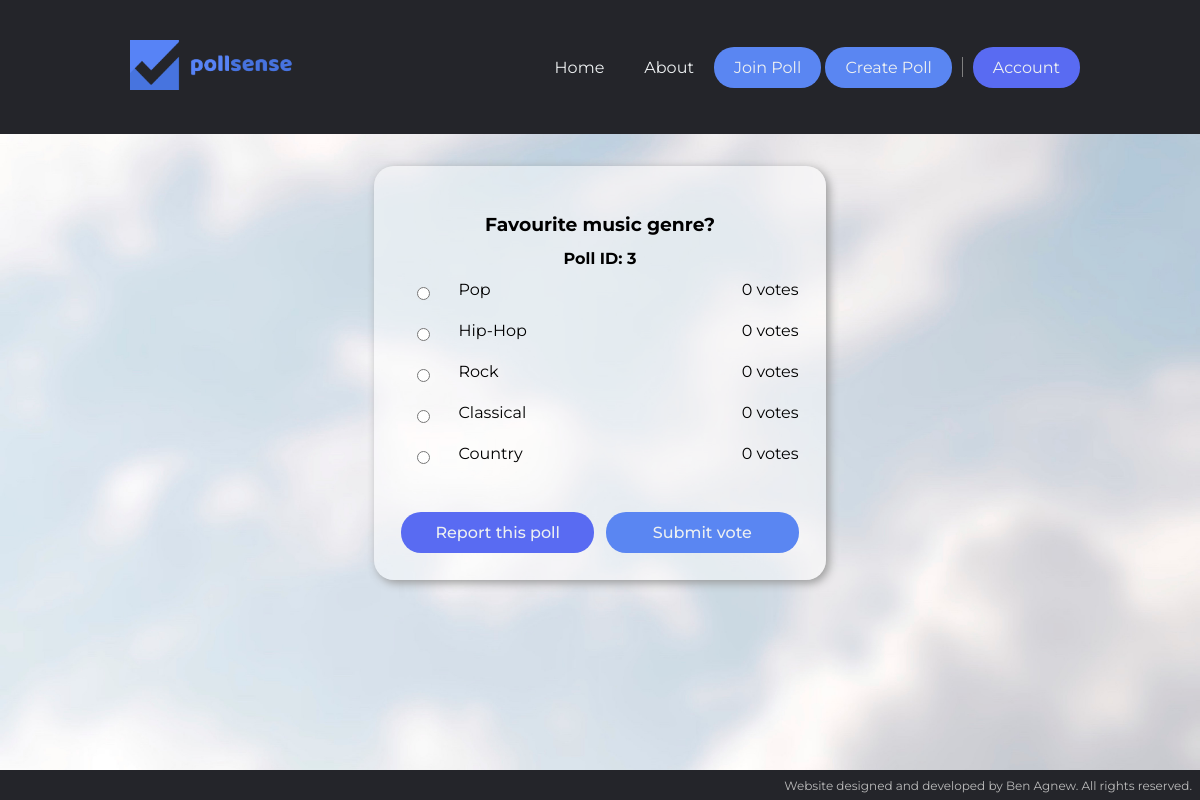
The app's page /pages/vote.php?poll_id=3 with its own data.
### tables this page shows
CREATE TABLE polls (
    poll_id INT UNSIGNED AUTO_INCREMENT UNIQUE PRIMARY KEY NOT NULL,
    title VARCHAR(64) NOT NULL,
    mult_choice BOOLEAN DEFAULT 0 NOT NULL,
    username VARCHAR(64),
    reports INT UNSIGNED DEFAULT 0 NOT NULL,
    FOREIGN KEY (username) REFERENCES users(username)
);

CREATE TABLE options (
    poll_id INT UNSIGNED,
    option_no INT UNSIGNED NOT NULL,
    option_text VARCHAR(64) NOT NULL,
    votes INT UNSIGNED DEFAULT 0 NOT NULL,
    PRIMARY KEY (poll_id, option_no),
    FOREIGN KEY (poll_id) REFERENCES polls(poll_id)
);

### pages/vote.php (the view, shortened to what this page needs)
<!DOCTYPE html>
<html>
    <head>
        <?php include "../scripts/incl_head.php";?>
    </head>
    <body id="vote">
        <?php include "../scripts/incl_navbar.php";?>
        <div class="content">
            <div class="card-container">
                <div class="card">
<?php
include "../scripts/incl_db_handler.php";
try {
    if (isset($_GET["poll_id"])){
        $poll_id = mysqli_real_escape_string($dbConn, $_GET["poll_id"]);
        $pollsQuery = "SELECT poll_id, title, mult_choice FROM polls WHERE polls.poll_id = $poll_id;";
        $pollsQueryResult = mysqli_query($dbConn, $pollsQuery);
        if ((mysqli_error($dbConn)) or (mysqli_num_rows($pollsQueryResult) !== 1)){
            throw new Exception();
        } else {
            $optionsQuery = "SELECT options.option_no, options.option_text,
            options.votes FROM options, polls
            WHERE polls.poll_id = options.poll_id AND polls.poll_id = $poll_id;";
            $optionsQueryResult = mysqli_query($dbConn, $optionsQuery);
            if (mysqli_error($dbConn)){
                throw new Exception();
            } else {
                $pollsQueryResultRow = mysqli_fetch_assoc($pollsQueryResult);
                $optionsQueryResultRow = mysqli_fetch_assoc($optionsQueryResult);
                echo "<form name=\"poll_vote\" action=\"../scripts/form_handler.php\"  method=\"POST\">
                <input type=\"hidden\" name=\"poll_id\" value=\"$poll_id\">
                <h3>".$pollsQueryResultRow["title"]."</h3>
                <h4>Poll ID: ".$pollsQueryResultRow["poll_id"]."</h4>
                <table>";
                if ($pollsQueryResultRow["mult_choice"]){
                    $selectionType = "checkbox";
                } else {
                    $selectionType = "radio";
                }
                $i = 1;
                while ($optionsQueryResultRow){
                    $plural = "";
                    if ($optionsQueryResultRow["votes"] != 1){
                        $plural = "s";
                    }
                    echo "<tr>
                        <td><input type=\"$selectionType\" value=\"$i\" name=\"options[]\"></td>
                        <td><label for=\"\">".$optionsQueryResultRow["option_text"]."</label></td>
                        <td>".$optionsQueryResultRow["votes"]." vote$plural</td>
                    </tr>";
                    $optionsQueryResultRow = mysqli_fetch_assoc($optionsQueryResult);
                    $i++;
                }
            }
        }
    } else {
        throw new Exception();
    }
} catch (Exception $e) {
    header("location: ../pages/info?error=poll_vote");
}
?>
                    </table>
                    <table class="actions">
                        <td><input class="secondary" type="submit" name="poll_vote_report" value="Report this poll"></td>
                        <td><input type="submit" name="poll_vote_submit" value="Submit vote"></td>
                    </form>
                </div>
            </div>
        </div>
        <?php include "../scripts/incl_footer.php";?>
    </body>
</html>

### styles/styles.css (style rules this page uses)
* { box-sizing: border-box; margin: 0; padding: 0; font-family: Montserrat, "Helvetica Neue", Helvetica, Arial, sans-serif; }
body { background-color: #b7bec5; background-image: url(../assets/background.jpg); background-repeat: no-repeat; background-size: cover; font-size: 12pt; height: 100%; }
nav+.content { margin: 3%; padding-top: 110px; text-align: justify; }
.action, input[type=submit], .admin-msg { border: none; border-radius: 20px; padding: 11px 20px; font-size: 12pt; cursor: pointer; display: inline; }
.primary, input[type=submit] { background-color: #5a86f2; }
.secondary { background-color: #596bf2 !important; }
.action, a, input[type="submit"] { color: #edf0f1; text-decoration: none; }
.content h1 ,.content h2, .content h3 { line-height: 1.5; text-align: center; padding: 20px 0; }
.card-container { display: flex; justify-content: center; text-align: center; position: relative; clear: both; }
.card { background-color: rgba(255, 255, 255, 0.5); border-radius: 20px; box-shadow: 3px 3px 10px #999; display: inline-block; margin: 20px; overflow: hidden; padding: 0 20px 20px; position: relative; text-align: center; vertical-align: top; align-content: center !important; width: 40%; }
.card form, .card .infoMessage { height: 100%; display: flex; flex-direction: column; justify-content: space-between; padding: 25px 0 0; }
.card:not(.welcome-card) .action, input[type="submit"] { width: 100%; font-weight: 500; margin-top: 30px; }
input[type="radio"] { margin-top: 12px; }
.card h3 { padding-bottom: 10px; }
form table { width: 100%; }
form table td { padding: 5px; }
table.actions td:first-child:nth-last-child(2), table.actions td:first-child:nth-last-child(2) ~ td { width: 50%; }
form table td:nth-child(2) { text-align: left; }
form table td:nth-child(3) { text-align: right; }

### records on screen
polls: title "Favourite music genre?", poll_id "3"
options: option_text "Pop", votes "0", votes "s"
options: option_text "Hip-Hop", votes "0", votes "s"
options: option_text "Rock", votes "0", votes "s"
options: option_text "Classical", votes "0", votes "s"
options: option_text "Country", votes "0", votes "s"
